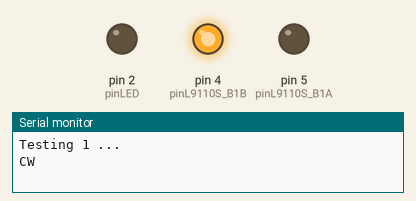
A sketch run on a simulated Arduino Uno, built with avr-gcc and run on an emulated ATmega328P. Parts: output pins drawn as LEDs (lit = HIGH), the last lines printed to the serial monitor.

Above: at 1.0 s.
At 3.0 s:
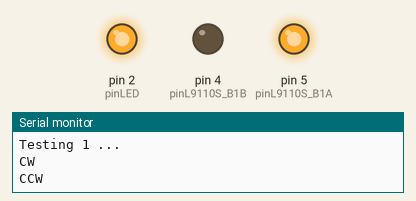
Timing chart, 0 to 5.2 s (numbered marks = the images above):
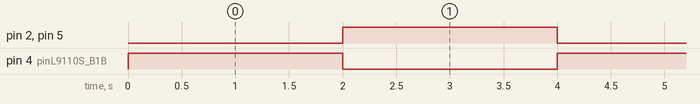

Measured:
- by itself, pin 2 (pinLED), pin 4 (pinL9110S_B1B), pin 5 (pinL9110S_B1A): alternates HIGH for 2.0 s and LOW for 2.0 s

The sketch:

motor_digital.sketch.ino
```cpp
const int pinL9110S_B1A = 5; // D1
const int pinL9110S_B1B = 4; // D2
const int pinLED = 2; // D4

void setup() {
  Serial.begin(74880);
  Serial.println("Testing 1 ...");
  pinMode(pinL9110S_B1A, OUTPUT);
  pinMode(pinL9110S_B1B, OUTPUT);
  pinMode(pinLED, OUTPUT);
  digitalWrite(pinL9110S_B1A, LOW);
  digitalWrite(pinL9110S_B1B, LOW);
  digitalWrite(pinLED, HIGH); // Off
}

void loop() {
  Serial.println("CW");
  digitalWrite(pinL9110S_B1A, LOW);
  digitalWrite(pinL9110S_B1B, HIGH);
  digitalWrite(pinLED, LOW); // On
  delay(2000);
  Serial.println("CCW");
  digitalWrite(pinL9110S_B1A, HIGH);
  digitalWrite(pinL9110S_B1B, LOW);
  digitalWrite(pinLED, HIGH); // Off
  delay(2000);
}
```
